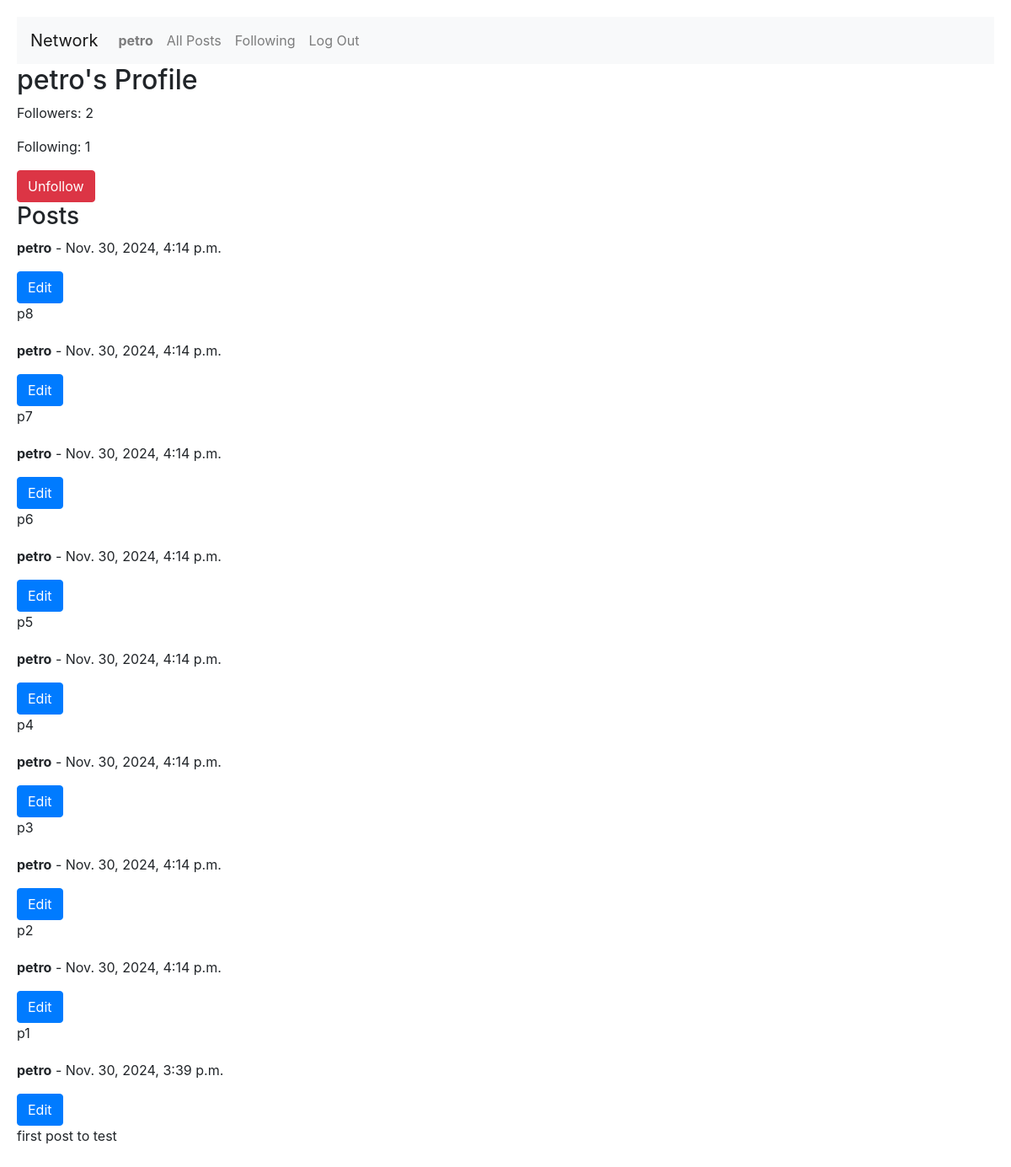
Page /profile/petro (signed in) on the committed database.
### network/models.py (models this page shows, shortened)
class User(AbstractUser):
    pass

class Post(models.Model):
    user = models.ForeignKey(User, on_delete=models.CASCADE)
    content = models.TextField()
    timestamp = models.DateTimeField(auto_now_add=True)
    likes = models.ManyToManyField(User, related_name="liked_posts", blank=True)

### network/views.py (the view)
# urls.py: path("profile/<str:username>", views.profile, name="profile"),
@login_required
def profile(request, username):
    user = get_object_or_404(User, username=username)
    if request.user == user:
        return render(request, "network/profile.html", {
            "user": user,
            "posts": [],
            "message": "You cannot follow yourself."
        })
    posts = Post.objects.filter(user=user).order_by('-timestamp')
    is_following = Follow.objects.filter(follower=request.user, following=user).exists()
    if request.method == "POST":
        if is_following:
            Follow.objects.filter(follower=request.user, following=user).delete()
        else:
            Follow.objects.create(follower=request.user, following=user)
        return HttpResponseRedirect(reverse("profile", args=[username]))
    followers_count = user.followers.count()
    following_count = user.following.count()
    return render(request, "network/profile.html", {
        "user": user,
        "posts": posts,
        "followers_count": followers_count,
        "following_count": following_count,
        "is_following": is_following
    })

### network/templates/network/profile.html (shortened to what this page needs)
{% extends "network/layout.html" %}
{% block body %}
    <h2>{{ user.username }}'s Profile</h2>
    <p>Followers: {{ followers_count }}</p>
    <p>Following: {{ following_count }}</p>
    {% if not user == request.user %}
        {% if is_following %}
            <form action="{% url 'profile' username=user.username %}" method="post">
                <button class="btn btn-danger" type="submit">Unfollow</button>
            </form>
        {% else %}
            <form action="{% url 'profile' username=user.username %}" method="post">
                {% csrf_token %}
                <button class="btn btn-success" type="submit">Follow</button>
            </form>
        {% endif %}
    {% endif %}
    <h3>Posts</h3>
    {% for post in posts %}
        <div class="post">
            <p><strong>{{ post.user.username }}</strong> - {{ post.timestamp }}</p>
            {% if post.user == user %}
                <button class="btn btn-primary edit-btn" data-post-id="{{ post.id }}">Edit</button>
            {% endif %}
            <p class="post-content" id="post-content-{{ post.id }}">{{ post.content }}</p>
        </div>
    {% endfor %}
{% endblock %}

### network/templates/network/layout.html (shortened to what this page needs)
{% load static %}
<!DOCTYPE html>
<html lang="en">
    <head>
        <link rel="stylesheet" href="https://stackpath.bootstrapcdn.com/bootstrap/4.4.1/css/bootstrap.min.css">
        <link href="{% static 'network/styles.css' %}" rel="stylesheet">
    </head>
    <body>
        <nav class="navbar navbar-expand-lg navbar-light bg-light">
            <a class="navbar-brand" href="{% url 'index' %}">Network</a>
            <div>
              <ul class="navbar-nav mr-auto">
                {% if user.is_authenticated %}
                    <li class="nav-item">
                        <a class="nav-link" href="{% url 'profile' user=user %}"><strong>{{ user.username }}</strong></a>
                    </li>
                {% endif %}
                <li class="nav-item">
                  <a class="nav-link" href="{% url 'index' %}">All Posts</a>
                </li>
                {% if user.is_authenticated %}
                    <li class="nav-item">
                        <a class="nav-link" href="{% url 'following' %}">Following</a>
                    </li>
                    <li class="nav-item">
                        <a class="nav-link" href="{% url 'logout' %}">Log Out</a>
                    </li>
                {% endif %}
              </ul>
            </div>
          </nav>
        <div class="body">
            {% block body %}
            {% endblock %}
        </div>
    </body>
</html>

### network/static/network/styles.css (style rules this page uses)
body { padding: 20px; }
.post { margin-bottom: 20px; }

### rows in the picture
User: username "petro"
Post: user.username "petro", timestamp "Nov. 30, 2024, 4:14 p.m.", content "p8"
Post: user.username "petro", timestamp "Nov. 30, 2024, 4:14 p.m.", content "p7"
Post: user.username "petro", timestamp "Nov. 30, 2024, 4:14 p.m.", content "p6"
Post: user.username "petro", timestamp "Nov. 30, 2024, 4:14 p.m.", content "p5"
Post: user.username "petro", timestamp "Nov. 30, 2024, 4:14 p.m.", content "p4"
Post: user.username "petro", timestamp "Nov. 30, 2024, 4:14 p.m.", content "p3"
Post: user.username "petro", timestamp "Nov. 30, 2024, 4:14 p.m.", content "p2"
Post: user.username "petro", timestamp "Nov. 30, 2024, 4:14 p.m.", content "p1"
Post: user.username "petro", timestamp "Nov. 30, 2024, 3:39 p.m.", content "first post to test"

### other values in the picture
{{ followers_count }} "2"
{{ following_count }} "1"
